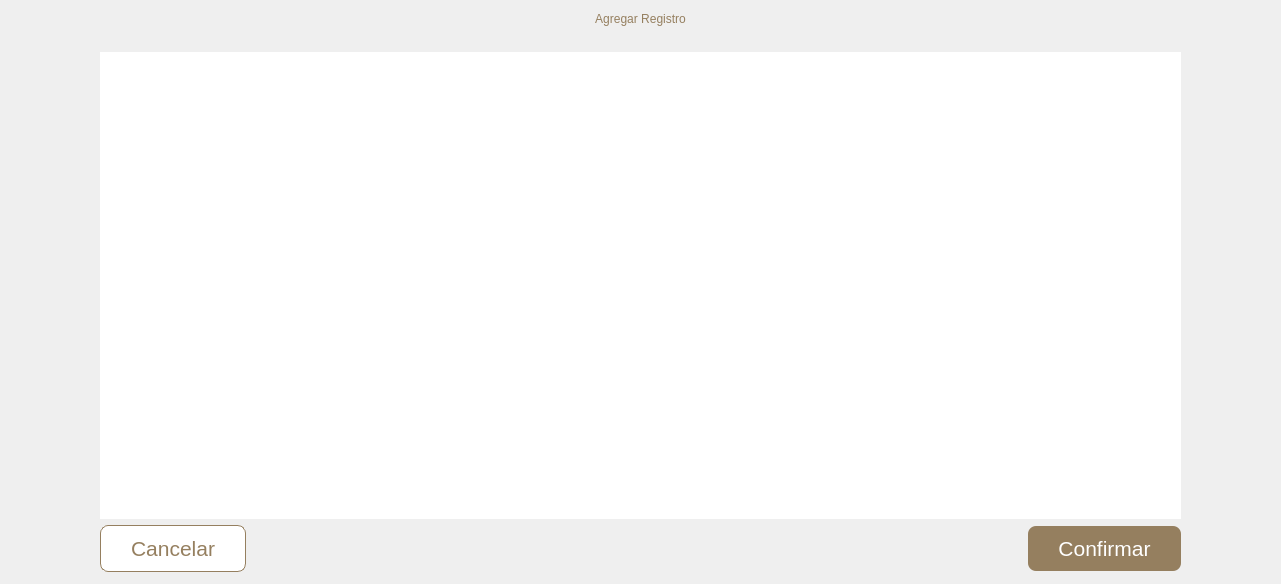
<?xml version="1.0" encoding="UTF-8"?>
<ui version="4.0">
 <class>Dialog</class>
 <widget class="QDialog" name="Dialog">
  <property name="geometry">
   <rect>
    <x>0</x>
    <y>0</y>
    <width>1281</width>
    <height>584</height>
   </rect>
  </property>
  <property name="windowTitle">
   <string>Dialog</string>
  </property>
  <layout class="QVBoxLayout" name="verticalLayout_2">
   <property name="leftMargin">
    <number>100</number>
   </property>
   <property name="topMargin">
    <number>12</number>
   </property>
   <property name="rightMargin">
    <number>100</number>
   </property>
   <property name="bottomMargin">
    <number>12</number>
   </property>
   <item>
    <widget class="QLabel" name="titulo">
     <property name="styleSheet">
      <string notr="true">font: 28pt &quot;Arial Rounded MT Bold&quot;;
color: #957F5F;
</string>
     </property>
     <property name="text">
      <string>Agregar Registro</string>
     </property>
     <property name="alignment">
      <set>Qt::AlignCenter</set>
     </property>
    </widget>
   </item>
   <item>
    <widget class="QLabel" name="label_exito">
     <property name="styleSheet">
      <string notr="true">font: 20pt &quot;Arial&quot;;
color: #8fc26b;</string>
     </property>
     <property name="text">
      <string/>
     </property>
    </widget>
   </item>
   <item>
    <widget class="QScrollArea" name="scrollArea">
     <property name="styleSheet">
      <string notr="true">QScrollArea{
border: none;
background: white;
}
QScrollBar:vertical {
	border: none;
    background: white;
    width: 14px;
    margin: 15px 0 15px 0;
	border-radius: 0px;
 }

/*  HANDLE BAR VERTICAL */
QScrollBar::handle:vertical {	
	background-color: #CCCCCC;
	min-height: 30px;
	border-radius: 7px;
}
QScrollBar::handle:vertical:hover{	
	background-color: #666666;
}
QScrollBar::handle:vertical:pressed {	
	background-color: #666666;
}

/* BTN TOP - SCROLLBAR */
QScrollBar::sub-line:vertical {
	border: none;
	background-color: white;
	height: 15px;
	border-top-left-radius: 7px;
	border-top-right-radius: 7px;
	subcontrol-position: top;
	subcontrol-origin: margin;
}
QScrollBar::sub-line:vertical:hover {	
	background-color: white;
}
QScrollBar::sub-line:vertical:pressed {	
	background-color: white
}

/* BTN BOTTOM - SCROLLBAR */
QScrollBar::add-line:vertical {
	border: none;
	background-color: white
	height: 15px;
	border-bottom-left-radius: 7px;
	border-bottom-right-radius: 7px;
	subcontrol-position: bottom;
	subcontrol-origin: margin;
}
QScrollBar::add-line:vertical:hover {	
	background-color: white;
}
QScrollBar::add-line:vertical:pressed {	
	background-color: white;
}

/* RESET ARROW */
QScrollBar::up-arrow:vertical, QScrollBar::down-arrow:vertical {
	background: none;
}
QScrollBar::add-page:vertical, QScrollBar::sub-page:vertical {
	background: none;
}
</string>
     </property>
     <property name="widgetResizable">
      <bool>true</bool>
     </property>
     <widget class="QWidget" name="scrollAreaWidgetContents">
      <property name="geometry">
       <rect>
        <x>0</x>
        <y>0</y>
        <width>1081</width>
        <height>18</height>
       </rect>
      </property>
      <property name="sizePolicy">
       <sizepolicy hsizetype="Preferred" vsizetype="Maximum">
        <horstretch>0</horstretch>
        <verstretch>0</verstretch>
       </sizepolicy>
      </property>
      <property name="styleSheet">
       <string notr="true">background-color:white</string>
      </property>
      <layout class="QVBoxLayout" name="verticalLayout">
       <property name="leftMargin">
        <number>12</number>
       </property>
       <property name="rightMargin">
        <number>25</number>
       </property>
      </layout>
     </widget>
    </widget>
   </item>
   <item>
    <layout class="QGridLayout" name="gridLayout">
     <property name="leftMargin">
      <number>0</number>
     </property>
     <item row="0" column="0">
      <widget class="QPushButton" name="pushButton_cancelar">
       <property name="styleSheet">
        <string notr="true">QPushButton {
border-radius: 8px;
border: 1px solid #957F5F;
background-color: white;
color: #957F5F;
font-size: 16pt;
padding: 10px 30px;
}

QPushButton:hover {
	background-color: rgb(116, 91, 47);
	color: rgb(255, 255, 255);
}

QPushButton:pressed {
    border-style: inset;
    background-color: rgb(103, 80, 41);
	color: rgb(255, 255, 255);
}</string>
       </property>
       <property name="text">
        <string>Cancelar</string>
       </property>
      </widget>
     </item>
     <item row="0" column="2">
      <widget class="QPushButton" name="pushButton_confirmar">
       <property name="styleSheet">
        <string notr="true">QPushButton {
border-radius: 8px;
background-color: #957F5F;
color: white;
font-size: 16pt;
padding: 10px 30px;
}

QPushButton:hover {
	background-color: rgb(116, 91, 47);
	color: rgb(255, 255, 255);
}

QPushButton:pressed {
    border-style: inset;
    background-color: rgb(103, 80, 41);
	color: rgb(255, 255, 255);
}</string>
       </property>
       <property name="text">
        <string>Confirmar</string>
       </property>
      </widget>
     </item>
     <item row="0" column="1">
      <spacer name="horizontalSpacer">
       <property name="orientation">
        <enum>Qt::Horizontal</enum>
       </property>
       <property name="sizeHint" stdset="0">
        <size>
         <width>40</width>
         <height>20</height>
        </size>
       </property>
      </spacer>
     </item>
    </layout>
   </item>
  </layout>
 </widget>
 <resources/>
 <connections/>
</ui>
